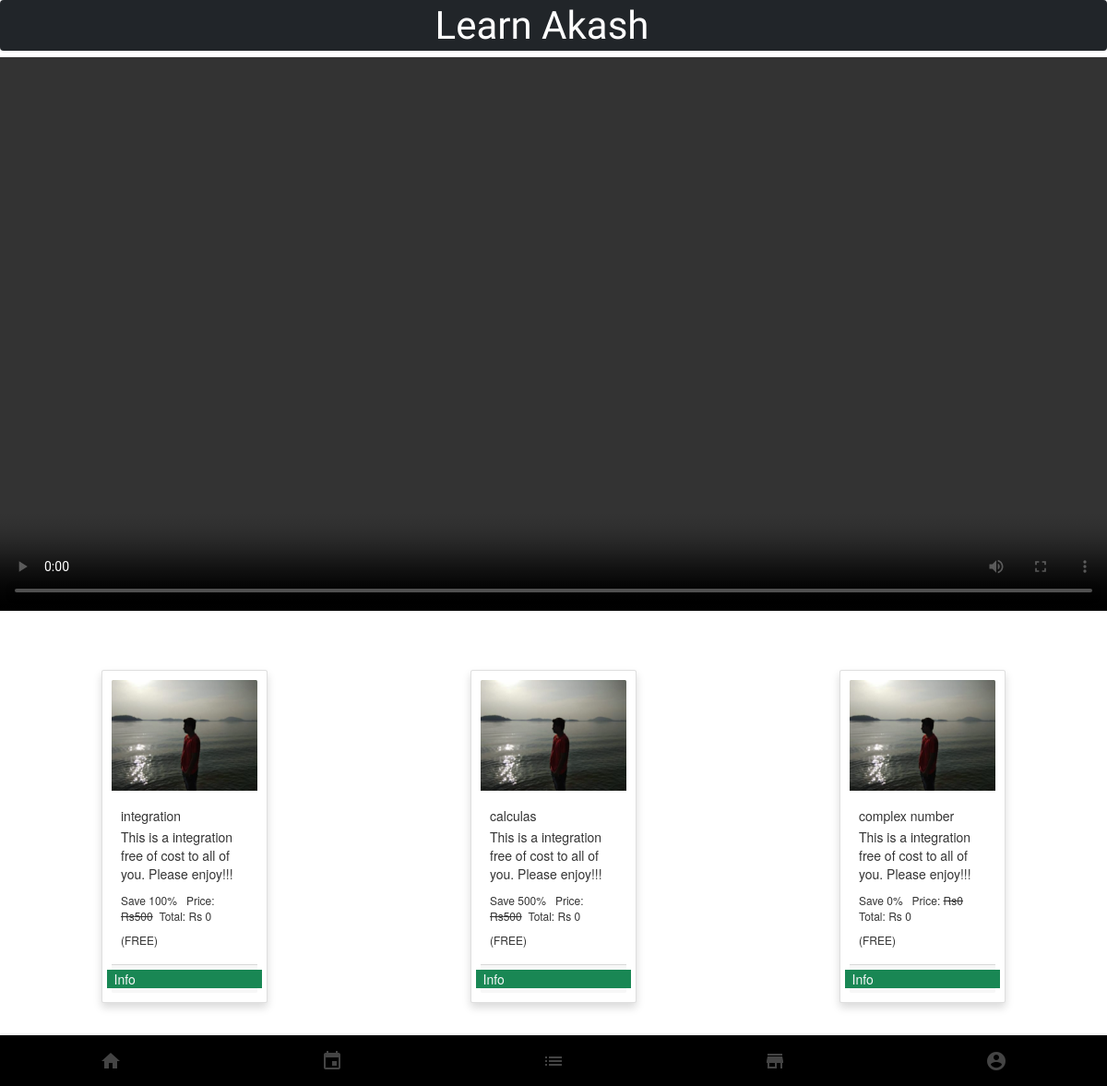
The page / on the database its author committed.
### courses/models/course.py (models this page shows)
class Course(models.Model):
    name = models.CharField(max_length = 50 , null = False)
    slug = models.CharField(max_length = 50 , null = False, unique = True)
    category = models.CharField(max_length = 30 , null = True)
    shortdescription = models.CharField(max_length = 500, null = True)
    description = models.CharField(max_length = 5000, null = True)
    author = models.CharField(max_length = 20, null = True)
    price = models.IntegerField(null= False, default=0)
    discount=models.IntegerField(null= False, default=0)
    currentprice=models.IntegerField(null= False, default=0)
    active=models.BooleanField(default= False)
    thumbnail=models.ImageField(upload_to="files/thumbnail")
    date=models.DateTimeField(auto_now_add = True)
    resource=models.FileField(upload_to="files/resource")
    courselength=models.IntegerField(null= False)
    def __str__(self):
        return self.name

### courses/views/homepage.py (the view)
# urls.py: path('', home, name='homepage'),
def home(request):
    courses = Course.objects.all()
    print(courses)
    return render(request, template_name="courses/home.html", context={'courses': courses})

### courses/templates/courses/home.html (shortened to what this page needs)
{% extends 'courses/base.html' %}
{% block content %}
<video width="100%" height="auto" controls id="player">
  <source src="https://youtu.be/1--qqQrimMA" type="video/mp4">
</video>
<div class="container-fluid">
<br>
<br>
   <div class="row">
     {% for course in courses%}
    <div class="col mx-auto ">
      <div class="card mx-auto shadow p-3 mb-5 bg-white rounded" style="width: 18rem;">
  <img src="{{course.thumbnail.url}}" class="card-img-top" alt="...">
  <div class="card-body">
    <h5 class="card-title">{{course.name}}</h5>
    <p class="card-text">{{course.shortdescription}}</p>
    <span class="price">
     <p>Save {{course.discount}}%
     &nbsp;
    Price: <del>Rs{{course.price}}</del>&nbsp;
    Total: Rs {{course.currentprice}} <h6>(FREE)</h6></p>
    </div>
    <div class="card-footer  ">
    <div class="row ">
     <div class="col bg-success "><a href="/course/{{course.slug}}" class="text-light">Info</a></div>
    </div>
  </div>
</div>
    </div>
  {%endfor %}
   </div>
</div>
{% endblock  %}

### courses/templates/courses/base.html (shortened to what this page needs)
<!doctype html>
<html lang="en">
  <head>
    <link href="https://cdn.jsdelivr.net/npm/bootstrap@5.1.1/dist/css/bootstrap.min.css" rel="stylesheet">
         <link rel="stylesheet" href="http://netdna.bootstrapcdn.com/bootstrap/3.1.1/css/bootstrap.min.css">
         <link rel="stylesheet" href="https://maxcdn.bootstrapcdn.com/bootstrap/3.4.1/css/bootstrap.min.css">
  </head>
  <body>
     <nav class="navbar navbar-expand-lg navbar-dark bg-dark fixed-top nav">
  <div class="container-fluid">
    <a class="navbar-brand" style="font-family: 'Ephesis', cursive; font-size:300%" href="/">Learn Akash</a>
  </div>
</nav>
<br><br><br>
   {% block  content %}{% endblock  %}
   <br><br><br>
  <footer class="nav fixed-bottom">
       <a href="/" class=" nav-link">
       <i class="material-icons nav-icon">home</i>
       <a>
       <a href="#" class=" nav-link">
       <i class="material-icons nav-icon">event</i>
       <a>
       <a href="#" class=" nav-link">
       <i class="material-icons nav-icon">list</i>
       <a>
       <a href="#" class=" nav-link">
       <i class="material-icons nav-icon">store</i>
       <a>
       <a href="#" class=" nav-link">
       <i class="material-icons nav-icon">account_circle</i>
  </body>
</html>

### courses/templates/courses/base.html (style rules this page uses)
.nav { position:fixed; bottom:0; width:100%; height:55px; box-shadow: 0 0 3px rgba(0,0,0,0.2); background-color:black; color:white; overflow-x:auto; display:flex; }
.nav-link { display:flex; flex-direction:colomn; align-items:center; justify-content:center; flex-grow:1; min-width:50px; overflow:hidden; white-space:nowrap; font-family:sans-sarif; font-size:14px; color:#444444; text-decoration:none; -webkit-top-highlight-color:transparent; transition:background-color 0.1s ease-in-out; }

### courses/templates/courses/home.html (style rules this page uses)
.price { font-size:12px; }

### rows shown on the page
Course: thumbnail (picture), name "integration", shortdescription "This is a integration free of cost to all of you. Please enjoy!!!", discount "100", price "500", currentprice "0"
Course: thumbnail (picture), name "calculas", shortdescription "This is a integration free of cost to all of you. Please enjoy!!!", discount "500", price "500", currentprice "0"
Course: thumbnail (picture), name "complex number", shortdescription "This is a integration free of cost to all of you. Please enjoy!!!", discount "0", price "0", currentprice "0"
